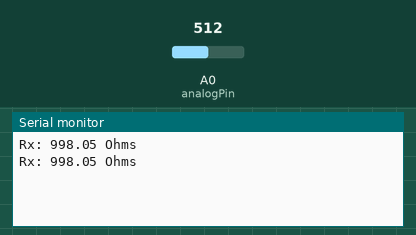
Recording of a sketch running on a simulated Arduino Uno, built with avr-gcc and run on an emulated ATmega328P. Shown: the last lines printed to the serial monitor. Inputs (shaded band) come from the test bench; at power-on: A0 (analogPin) = 512.

Above: at 1.8 s.
1.9 s: A0 (analogPin) set to 716
At 2.8 s:
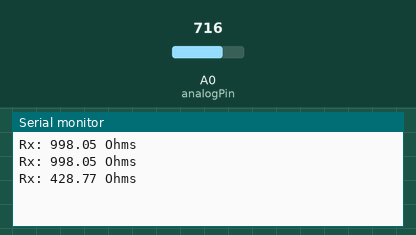
3.4 s: A0 (analogPin) set to 900
At 4.5 s:
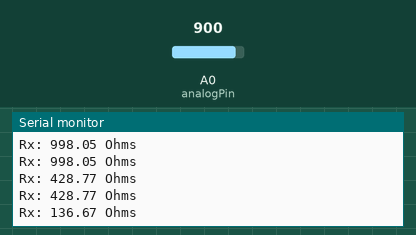
Timing chart, 0 to 6.4 s (numbered marks = the images above; inputs shaded):
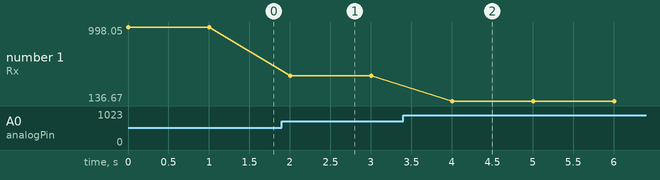

The sketch:

ohmmeter.ino
```cpp
// Arduino Digital Ohmmeter
const int analogPin = A0;
const float knownResistor = 1000.0; // 1k Known Resistor

void setup() {
  Serial.begin(9600);
}

void loop() {
  int raw = analogRead(analogPin);
  if (raw) {
    float buffer = raw * 5.0 / 1023.0;
    float rx = knownResistor * ((5.0 / buffer) - 1.0);
    Serial.print("Rx: "); Serial.print(rx); Serial.println(" Ohms");
  }
  delay(1000);
}
```

Measured:
- after the input at 1.9 s, the serial monitor: prints a new line after 0.10 s (image 1)
- after the input at 3.4 s, the serial monitor: prints a new line after 0.60 s (image 2)
- plotted number 1: 998.05 → 428.77 after the input at 1.9 s, 428.77 → 136.67 after the input at 3.4 s
